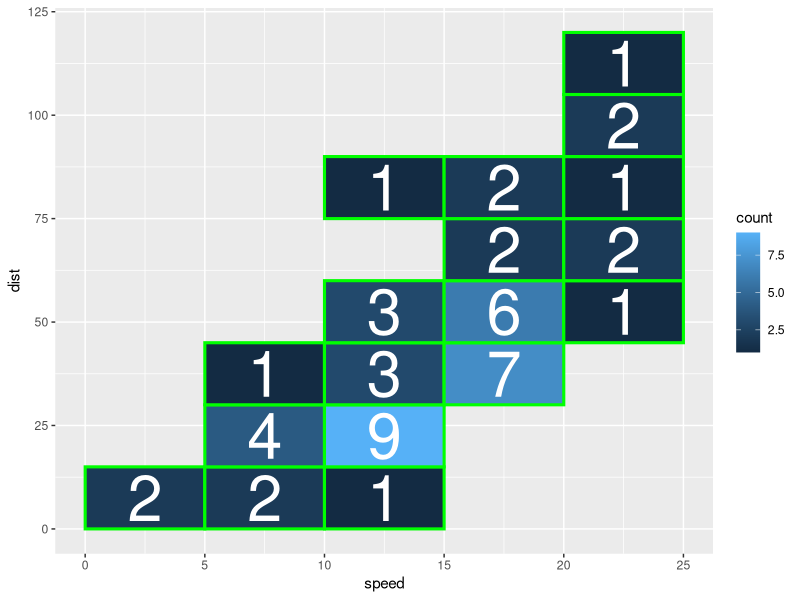

Generate this figure with R:
library(ggplot2)
ggplot(data = cars, aes(x = speed, y = dist)) +
  stat_bin_2d(aes(fill = ..count..), 
              binwidth = c(5,15),
              colour = 'green',
              size = 1.05) +
  stat_bin_2d(geom = 'text', aes(label = ..count..), 
              binwidth = c(5,15), colour = 'white',
              size = 16)
  